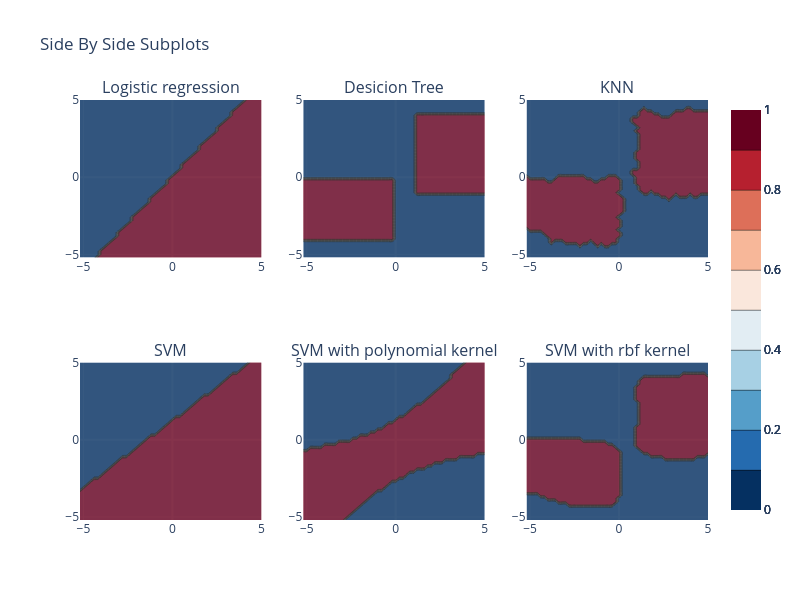

Notebook code cell kept with this figure:
### Code cell
Zs = []

for model in models:
    model.fit(X, y_tree)
    Z = model.predict(np.c_[xx.ravel(), yy.ravel()])
    Z = Z.reshape(xx.shape)
    Zs.append(Z)

plot_all_classifiers(Zs)
